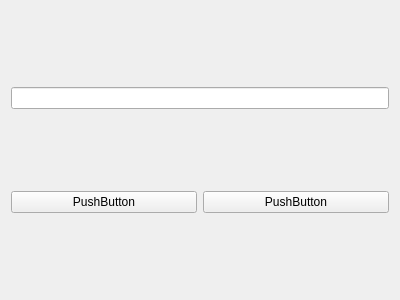
<?xml version="1.0" encoding="UTF-8"?>
<ui version="4.0">
 <class>New_project_window</class>
 <widget class="QWidget" name="New_project_window">
  <property name="geometry">
   <rect>
    <x>0</x>
    <y>0</y>
    <width>400</width>
    <height>300</height>
   </rect>
  </property>
  <property name="windowTitle">
   <string>Form</string>
  </property>
  <layout class="QVBoxLayout" name="verticalLayout">
   <item>
    <widget class="QLineEdit" name="project_title"/>
   </item>
   <item>
    <layout class="QHBoxLayout" name="horizontalLayout">
     <item>
      <widget class="QPushButton" name="cancel_button">
       <property name="text">
        <string>PushButton</string>
       </property>
      </widget>
     </item>
     <item>
      <widget class="QPushButton" name="add_button">
       <property name="text">
        <string>PushButton</string>
       </property>
      </widget>
     </item>
    </layout>
   </item>
  </layout>
 </widget>
 <resources/>
 <connections/>
</ui>
